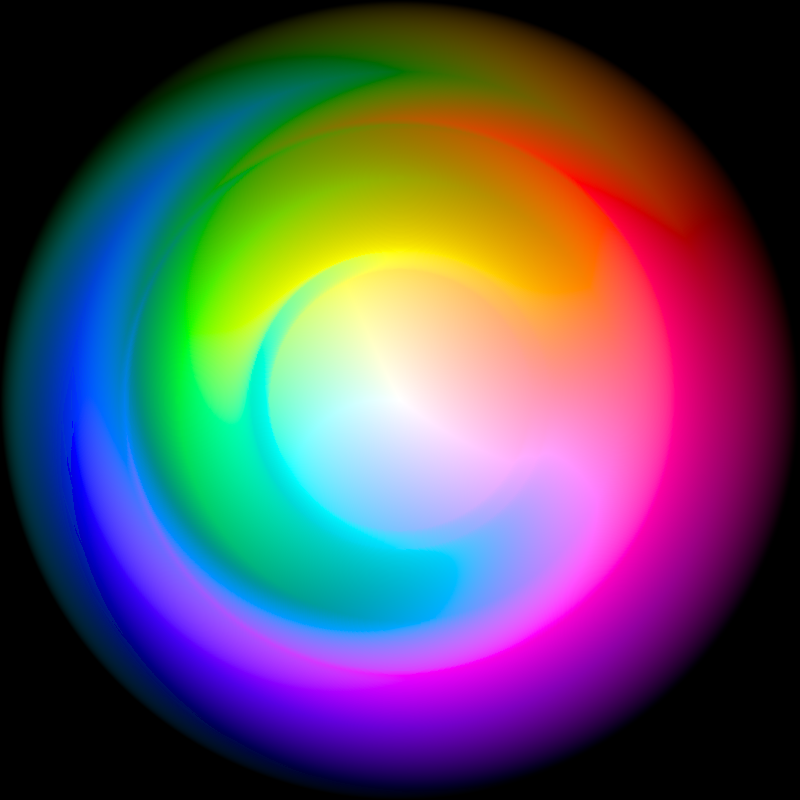

This chart was generated by the following Python code:
"""Кружочек, равновеликий для глаза: равные площади круга = равные площади поверхности гаммы sRGB в OKLab.

Форма — как у первого эскиза автора (Kruzhochek1_1): вся сфера в один круг Ламберта, белое в центре, чёрное по краю.
Построение:
 1. Поверхность гаммы параметризуется направлением (θ от белого полюса, φ — долгота): луч из серого в OKLab
    до границы (otvet.boundary). Это лишь исходный порядок точек.
 2. Элемент площади поверхности в метрике OKLab: |P_θ × P_φ| dθ dφ (конечные разности).
 3. Перестановка Кнёте — Розенблатта: θ' выбирается так, чтобы доля сферы над θ' равнялась доле площади гаммы
    над θ; внутри каждой «широты» φ' так же выравнивается по условной доле. Отображение сфера -> гамма
    становится равновеликим (с точностью сетки).
 4. Сфера -> круг азимутальной равновеликой Ламберта (тоже сохраняет площадь).
Итог: площадь на круге пропорциональна площади в OKLab. Формы искажены сильно — это плата.

python3 -I ravnaya.py out.png [R] [K]
"""
import os, sys
import numpy as np
from PIL import Image
sys.path.insert(0, os.path.dirname(os.path.abspath(__file__)))
from otvet import boundary, ok2lin, lin2srgb  # noqa

NT, NP = 720, 1440  # сетка по θ и φ


def surface(K):
    th = (np.arange(NT) + 0.5) / NT * np.pi
    ph = (np.arange(NP) + 0.5) / NP * 2 * np.pi
    T, P = np.meshgrid(th, ph, indexing="ij")
    d = np.stack([np.sin(T) * np.cos(P), np.sin(T) * np.sin(P), np.cos(T)], -1).reshape(-1, 3)
    lab = boundary(d, K).reshape(NT, NP, 3)  # (L, a, b)
    return th, ph, lab


def area_element(lab):
    dT = np.gradient(lab, axis=0)
    dP = (np.roll(lab, -1, 1) - np.roll(lab, 1, 1)) / 2  # φ замкнута
    return np.linalg.norm(np.cross(dT, dP), axis=-1)  # площадь клетки сетки в OKLab


def build(K=2.0):
    th, ph, lab = surface(K)
    dA = area_element(lab)
    row = dA.sum(1)
    Frow = np.concatenate([[0], np.cumsum(row)]) / row.sum()  # доля площади над границей ряда
    Fcol = np.concatenate([np.zeros((NT, 1)), np.cumsum(dA, 1)], 1) / row[:, None]
    return th, ph, lab, Frow, Fcol, dA


def render(R, K=2.0):
    th, ph, lab, Frow, Fcol, dA = build(K)
    yy, xx = np.mgrid[-R:R, -R:R] + 0.5
    X, Y = xx / R * 2, -yy / R * 2  # вся сфера -> круг радиуса 2
    rho2 = X ** 2 + Y ** 2
    ok = rho2 < 4
    # обратный Ламберт, центр — северный полюс (белое)
    cos_t = 1 - rho2[ok] / 2
    u = (1 - cos_t) / 2  # доля сферы над θ' (0..1)
    v = (np.arctan2(Y[ok], X[ok]) % (2 * np.pi)) / (2 * np.pi)
    # θ: обратить Frow (по границам рядов), дробный номер ряда
    edges = np.arange(NT + 1)
    ti = np.interp(u, Frow, edges)
    i = np.clip(ti.astype(int), 0, NT - 1)
    # φ: обратить условную долю в ряду i
    pj = np.empty_like(v)
    for r in np.unique(i):
        m = i == r
        pj[m] = np.interp(v[m], Fcol[r], np.arange(NP + 1))
    j = np.clip(pj.astype(int), 0, NP - 1)
    img = np.zeros((2 * R, 2 * R, 3))
    img[ok] = lin2srgb(ok2lin(lab[i, j]))
    return img, (th, ph, lab, Frow, Fcol, dA)


if __name__ == "__main__":
    out = sys.argv[1]
    R = int(sys.argv[2]) if len(sys.argv) > 2 else 400
    K = float(sys.argv[3]) if len(sys.argv) > 3 else 2.0
    img, (th, ph, lab, Frow, Fcol, dA) = render(R, K)
    Image.fromarray((img * 255 + 0.5).astype(np.uint8)).save(out)
    tot = dA.sum()
    L = lab[..., 0]
    print("площадь гаммы в OKLab: %.4f" % tot)
    for lo, hi in ((0, .25), (.25, .5), (.5, .75), (.75, 1.01)):
        m = (L >= lo) & (L < hi)
        print("  L в [%.2f, %.2f): %.1f%% площади" % (lo, hi, 100 * dA[m].sum() / tot))
